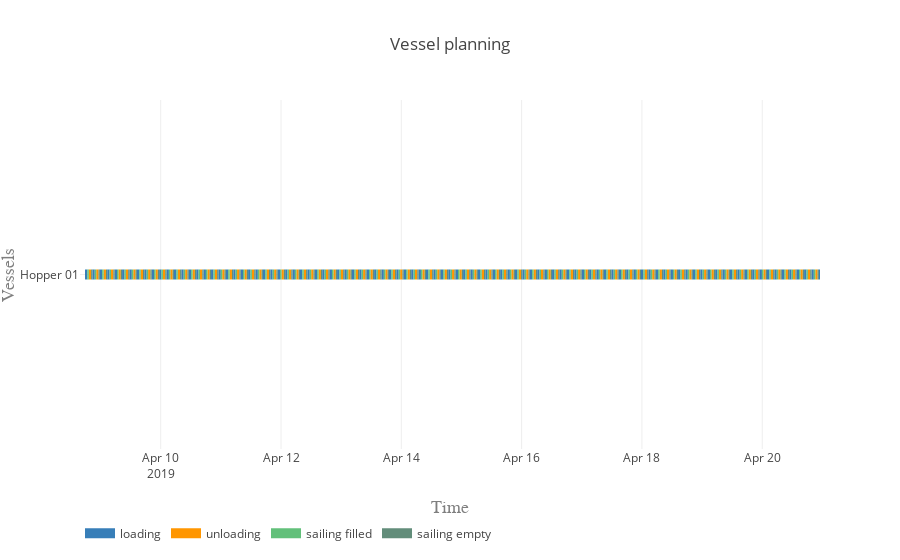

The notebook cell saved with this chart:
### Markdown cell above
#### Vessel planning

### Code cell
vessels = [hopper]

activities = ['loading', 'unloading', 'sailing filled', 'sailing empty']
colors = {0:'rgb(55,126,184)', 1:'rgb(255,150,0)', 2:'rgb(98, 192, 122)', 3:'rgb(98, 141, 122)'}

plot.vessel_planning(vessels, activities, colors)

### Figure 1 — Plotly figure (JSON) as saved in the notebook; plotly's stock layout.template omitted (floating-point values rounded to 4 significant figures; data arrays with more than 128 entries replaced by an {"elided": "..."} marker saying what was removed)
{"data": [{"connectgaps": false, "hoverinfo": "y+name", "line": {"color": "rgb(55,126,184)", "width": 10}, "mode": "lines", "name": "loading", "type": "scatter", "uid": "afe209c1-1d4e-4e28-a1b9-65ee342ed783", "x": {"elided": "500 str values"}, "y": {"elided": "500 str values"}}, {"connectgaps": false, "hoverinfo": "y+name", "line": {"color": "rgb(255,150,0)", "width": 10}, "mode": "lines", "name": "unloading", "type": "scatter", "uid": "2d9a96bb-a5bb-48a4-9cf8-0893f0bd4c7c", "x": {"elided": "500 str values"}, "y": {"elided": "500 str values"}}, {"connectgaps": false, "hoverinfo": "y+name", "line": {"color": "rgb(98, 192, 122)", "width": 10}, "mode": "lines", "name": "sailing filled", "type": "scatter", "uid": "4867b66c-77ab-40d1-8a76-4a707edf6328", "x": {"elided": "500 str values"}, "y": {"elided": "500 str values"}}, {"connectgaps": false, "hoverinfo": "y+name", "line": {"color": "rgb(98, 141, 122)", "width": 10}, "mode": "lines", "name": "sailing empty", "type": "scatter", "uid": "5ab63857-20b5-4f51-978f-2ad53a692336", "x": {"elided": "495 str values"}, "y": {"elided": "495 str values"}}], "layout": {"hovermode": "closest", "legend": {"orientation": "h", "x": 0, "y": -0.2}, "title": "Vessel planning", "xaxis": {"range": ["2019-04-08 15:48:22", "2019-04-20 23:02:44.511561"], "title": "Time", "titlefont": {"color": "#7f7f7f", "family": "Courier New, monospace", "size": 18}}, "yaxis": {"title": "Vessels", "titlefont": {"color": "#7f7f7f", "family": "Courier New, monospace", "size": 18}}}}
